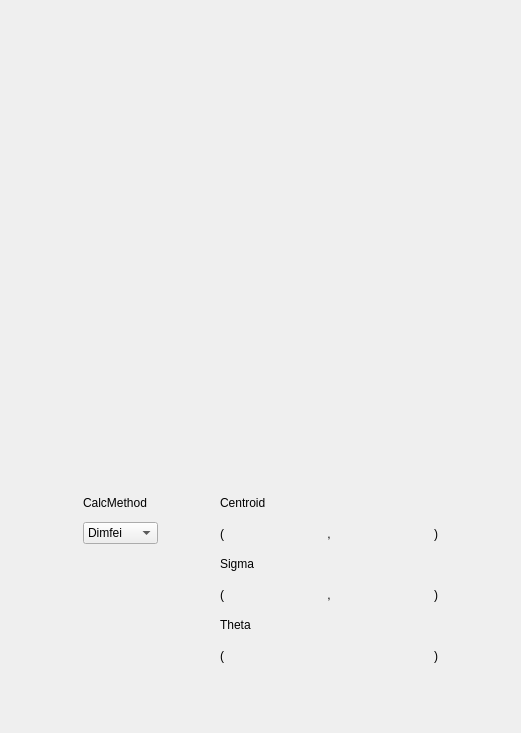
     <widget class="QWidget" name="Scrn41">
      <attribute name="title">
       <string>Scrn 4.1</string>
      </attribute>
      <layout class="QVBoxLayout" name="verticalLayout_14">
       <item>
        <spacer name="verticalSpacer_10">
         <property name="orientation">
          <enum>Qt::Vertical</enum>
         </property>
         <property name="sizeHint" stdset="0">
          <size>
           <width>20</width>
           <height>40</height>
          </size>
         </property>
        </spacer>
       </item>
       <item>
        <widget class="QWidget" name="widget_Scrn41" native="true">
         <property name="minimumSize">
          <size>
           <width>0</width>
           <height>0</height>
          </size>
         </property>
         <layout class="QGridLayout" name="gridLayout_3">
          <property name="leftMargin">
           <number>0</number>
          </property>
          <property name="topMargin">
           <number>0</number>
          </property>
          <property name="rightMargin">
           <number>0</number>
          </property>
          <property name="bottomMargin">
           <number>0</number>
          </property>
          <item row="2" column="0" rowspan="3" colspan="2">
           <widget class="QWidget" name="widget_Calculations_Scrn41" native="true">
            <layout class="QGridLayout" name="gridLayout_71">
             <property name="horizontalSpacing">
              <number>0</number>
             </property>
             <item row="5" column="4" colspan="4">
              <widget class="QFrame" name="frame_Orientation_Scrn41">
               <property name="minimumSize">
                <size>
                 <width>100</width>
                 <height>35</height>
                </size>
               </property>
               <property name="frameShape">
                <enum>QFrame::NoFrame</enum>
               </property>
               <property name="frameShadow">
                <enum>QFrame::Raised</enum>
               </property>
               <widget class="PyDMLabel" name="PyDMLabel_ThetaNDStats_Scrn41">
                <property name="geometry">
                 <rect>
                  <x>80</x>
                  <y>10</y>
                  <width>80</width>
                  <height>18</height>
                 </rect>
                </property>
                <property name="toolTip">
                 <string/>
                </property>
                <property name="whatsThis">
                 <string/>
                </property>
                <property name="alignment">
                 <set>Qt::AlignCenter</set>
                </property>
               </widget>
               <widget class="PyDMLabel" name="PyDMLabel_ThetaDimfei_Scrn41">
                <property name="geometry">
                 <rect>
                  <x>80</x>
                  <y>10</y>
                  <width>80</width>
                  <height>18</height>
                 </rect>
                </property>
                <property name="toolTip">
                 <string/>
                </property>
                <property name="whatsThis">
                 <string/>
                </property>
                <property name="alignment">
                 <set>Qt::AlignCenter</set>
                </property>
               </widget>
              </widget>
             </item>
             <item row="3" column="8">
              <widget class="QLabel" name="label_1_30">
               <property name="styleSheet">
                <string notr="true">font: 14pt &quot;Ubuntu&quot;;</string>
               </property>
               <property name="text">
                <string>)</string>
               </property>
              </widget>
             </item>
             <item row="5" column="8">
              <widget class="QLabel" name="label_1_37">
               <property name="styleSheet">
                <string notr="true">font: 14pt &quot;Ubuntu&quot;;</string>
               </property>
               <property name="text">
                <string>)</string>
               </property>
              </widget>
             </item>
             <item row="0" column="1">
              <widget class="QLabel" name="label_CalcMethod_Scrn41">
               <property name="text">
                <string>CalcMethod</string>
               </property>
              </widget>
             </item>
             <item row="3" column="4">
              <widget class="QFrame" name="frame_SigmaX_Scrn41">
               <property name="minimumSize">
                <size>
                 <width>100</width>
                 <height>35</height>
                </size>
               </property>
               <property name="frameShape">
                <enum>QFrame::NoFrame</enum>
               </property>
               <property name="frameShadow">
                <enum>QFrame::Raised</enum>
               </property>
               <widget class="PyDMLabel" name="PyDMLabel_SigmaXNDStats_Scrn41">
                <property name="geometry">
                 <rect>
                  <x>10</x>
                  <y>10</y>
                  <width>80</width>
                  <height>18</height>
                 </rect>
                </property>
                <property name="toolTip">
                 <string/>
                </property>
                <property name="whatsThis">
                 <string/>
                </property>
               </widget>
               <widget class="PyDMLabel" name="PyDMLabel_SigmaXDimfei_Scrn41">
                <property name="geometry">
                 <rect>
                  <x>10</x>
                  <y>10</y>
                  <width>80</width>
                  <height>18</height>
                 </rect>
                </property>
                <property name="toolTip">
                 <string/>
                </property>
                <property name="whatsThis">
                 <string/>
                </property>
               </widget>
              </widget>
             </item>
             <item row="1" column="7">
              <widget class="QFrame" name="frame_CentroidY_Scrn41">
               <property name="minimumSize">
                <size>
                 <width>100</width>
                 <height>35</height>
                </size>
               </property>
               <property name="frameShape">
                <enum>QFrame::NoFrame</enum>
               </property>
               <property name="frameShadow">
                <enum>QFrame::Raised</enum>
               </property>
               <widget class="PyDMLabel" name="PyDMLabel_CenterYDimfei_Scrn41">
                <property name="geometry">
                 <rect>
                  <x>10</x>
                  <y>10</y>
                  <width>80</width>
                  <height>18</height>
                 </rect>
                </property>
                <property name="toolTip">
                 <string/>
                </property>
                <property name="whatsThis">
                 <string/>
                </property>
               </widget>
               <widget class="PyDMLabel" name="PyDMLabel_CenterYNDStats_Scrn41">
                <property name="geometry">
                 <rect>
                  <x>10</x>
                  <y>10</y>
                  <width>80</width>
                  <height>18</height>
                 </rect>
                </property>
                <property name="toolTip">
                 <string/>
                </property>
                <property name="whatsThis">
                 <string/>
                </property>
               </widget>
              </widget>
             </item>
             <item row="4" column="3" colspan="6">
              <widget class="QLabel" name="label_Theta_Scrn41">
               <property name="text">
                <string>Theta</string>
               </property>
              </widget>
             </item>
             <item row="3" column="6">
              <widget class="QLabel" name="label_1_42">
               <property name="styleSheet">
                <string notr="true">font: 14pt &quot;Ubuntu&quot;;</string>
               </property>
               <property name="text">
                <string> , </string>
               </property>
              </widget>
             </item>
             <item row="0" column="3" colspan="6">
              <widget class="QLabel" name="label_Centroid_Scrn41">
               <property name="text">
                <string>Centroid</string>
               </property>
              </widget>
             </item>
             <item row="3" column="7">
              <widget class="QFrame" name="frame_SigmaY_Scrn41">
               <property name="minimumSize">
                <size>
                 <width>100</width>
                 <height>35</height>
                </size>
               </property>
               <property name="frameShape">
                <enum>QFrame::NoFrame</enum>
               </property>
               <property name="frameShadow">
                <enum>QFrame::Raised</enum>
               </property>
               <widget class="PyDMLabel" name="PyDMLabel_SigmaYNDStats_Scrn41">
                <property name="geometry">
                 <rect>
                  <x>10</x>
                  <y>10</y>
                  <width>80</width>
                  <height>18</height>
                 </rect>
                </property>
                <property name="toolTip">
                 <string/>
                </property>
                <property name="whatsThis">
                 <string/>
                </property>
               </widget>
               <widget class="PyDMLabel" name="PyDMLabel_SigmaYDimfei_Scrn41">
                <property name="geometry">
                 <rect>
                  <x>10</x>
                  <y>10</y>
                  <width>80</width>
                  <height>18</height>
                 </rect>
                </property>
                <property name="toolTip">
                 <string/>
                </property>
                <property name="whatsThis">
                 <string/>
                </property>
               </widget>
              </widget>
             </item>
             <item row="1" column="1">
              <widget class="PyDMEnumComboBox" name="PyDMEnumComboBox_CalcMethod_Scrn41">
               <property name="enabled">
                <bool>true</bool>
               </property>
               <property name="sizePolicy">
                <sizepolicy hsizetype="Preferred" vsizetype="Maximum">
                 <horstretch>0</horstretch>
                 <verstretch>0</verstretch>
                </sizepolicy>
               </property>
               <property name="toolTip">
                <string/>
               </property>
               <property name="whatsThis">
                <string/>
               </property>
               <item>
                <property name="text">
                 <string>Dimfei</string>
                </property>
               </item>
               <item>
                <property name="text">
                 <string>NDStats</string>
                </property>
               </item>
              </widget>
             </item>
             <item row="2" column="3" colspan="6">
              <widget class="QLabel" name="label_Sigma_Scrn41">
               <property name="text">
                <string>Sigma</string>
               </property>
              </widget>
             </item>
             <item row="3" column="3">
              <widget class="QLabel" name="label_1_38">
               <property name="styleSheet">
                <string notr="true">font: 14pt &quot;Ubuntu&quot;;</string>
               </property>
               <property name="text">
                <string>(</string>
               </property>
              </widget>
             </item>
             <item row="1" column="6">
              <widget class="QLabel" name="label_1_20">
               <property name="styleSheet">
                <string notr="true">font: 14pt &quot;Ubuntu&quot;;</string>
               </property>
               <property name="text">
                <string> , </string>
               </property>
              </widget>
             </item>
             <item row="5" column="3">
              <widget class="QLabel" name="label_1_39">
               <property name="styleSheet">
                <string notr="true">font: 14pt &quot;Ubuntu&quot;;</string>
               </property>
               <property name="text">
                <string>(</string>
               </property>
              </widget>
             </item>
             <item row="1" column="9">
              <spacer name="horizontalSpacer_12">
               <property name="orientation">
                <enum>Qt::Horizontal</enum>
               </property>
               <property name="sizeHint" stdset="0">
                <size>
                 <width>40</width>
                 <height>20</height>
                </size>
               </property>
              </spacer>
             </item>
             <item row="1" column="4">
              <widget class="QFrame" name="frame_CentroidX_Scrn41">
               <property name="minimumSize">
                <size>
                 <width>100</width>
                 <height>35</height>
                </size>
               </property>
               <property name="frameShape">
                <enum>QFrame::NoFrame</enum>
               </property>
               <property name="frameShadow">
                <enum>QFrame::Raised</enum>
               </property>
               <widget class="PyDMLabel" name="PyDMLabel_CenterXNDStats_Scrn41">
                <property name="geometry">
                 <rect>
                  <x>10</x>
                  <y>10</y>
                  <width>80</width>
                  <height>18</height>
                 </rect>
                </property>
                <property name="toolTip">
                 <string/>
                </property>
                <property name="whatsThis">
                 <string/>
                </property>
               </widget>
               <widget class="PyDMLabel" name="PyDMLabel_CenterXDimfei_Scrn41">
                <property name="geometry">
                 <rect>
                  <x>10</x>
                  <y>10</y>
                  <width>80</width>
                  <height>18</height>
                 </rect>
                </property>
                <property name="toolTip">
                 <string/>
                </property>
                <property name="whatsThis">
                 <string/>
                </property>
               </widget>
              </widget>
             </item>
             <item row="1" column="3">
              <widget class="QLabel" name="label_1_40">
               <property name="styleSheet">
                <string notr="true">font: 14pt &quot;Ubuntu&quot;;</string>
               </property>
               <property name="text">
                <string>(</string>
               </property>
              </widget>
             </item>
             <item row="1" column="2">
              <spacer name="horizontalSpacer_13">
               <property name="orientation">
                <enum>Qt::Horizontal</enum>
               </property>
               <property name="sizeHint" stdset="0">
                <size>
                 <width>40</width>
                 <height>20</height>
                </size>
               </property>
              </spacer>
             </item>
             <item row="1" column="8">
              <widget class="QLabel" name="label_1_41">
               <property name="styleSheet">
                <string notr="true">font: 14pt &quot;Ubuntu&quot;;</string>
               </property>
               <property name="text">
                <string>)</string>
               </property>
              </widget>
             </item>
             <item row="1" column="0">
              <spacer name="horizontalSpacer_14">
               <property name="orientation">
                <enum>Qt::Horizontal</enum>
               </property>
               <property name="sizeHint" stdset="0">
                <size>
                 <width>40</width>
                 <height>20</height>
                </size>
               </property>
              </spacer>
             </item>
            </layout>
           </widget>
          </item>
          <item row="0" column="0" colspan="2">
           <widget class="PyDMImageView" name="PyDMImageView_Scrn41">
            <property name="minimumSize">
             <size>
              <width>499</width>
              <height>390</height>
             </size>
            </property>
            <property name="maximumSize">
             <size>
              <width>499</width>
              <height>390</height>
             </size>
            </property>
            <property name="toolTip">
             <string/>
            </property>
            <property name="whatsThis">
             <string/>
            </property>
            <property name="imageChannel" stdset="0">
             <string>ca://TS-04:DI-Scrn-1:&amp;&amp;dataarray$$</string>
            </property>
            <property name="widthChannel" stdset="0">
             <string>ca://TS-04:DI-Scrn-1:$$width$$</string>
            </property>
           </widget>
          </item>
          <item row="1" column="0" colspan="2">
           <spacer name="verticalSpacer_11">
            <property name="orientation">
             <enum>Qt::Vertical</enum>
            </property>
            <property name="sizeHint" stdset="0">
             <size>
              <width>20</width>
              <height>40</height>
             </size>
            </property>
           </spacer>
          </item>
         </layout>
        </widget>
       </item>
       <item>
        <spacer name="verticalSpacer_12">
         <property name="orientation">
          <enum>Qt::Vertical</enum>
         </property>
         <property name="sizeHint" stdset="0">
          <size>
           <width>20</width>
           <height>40</height>
          </size>
         </property>
        </spacer>
       </item>
      </layout>
     </widget>
